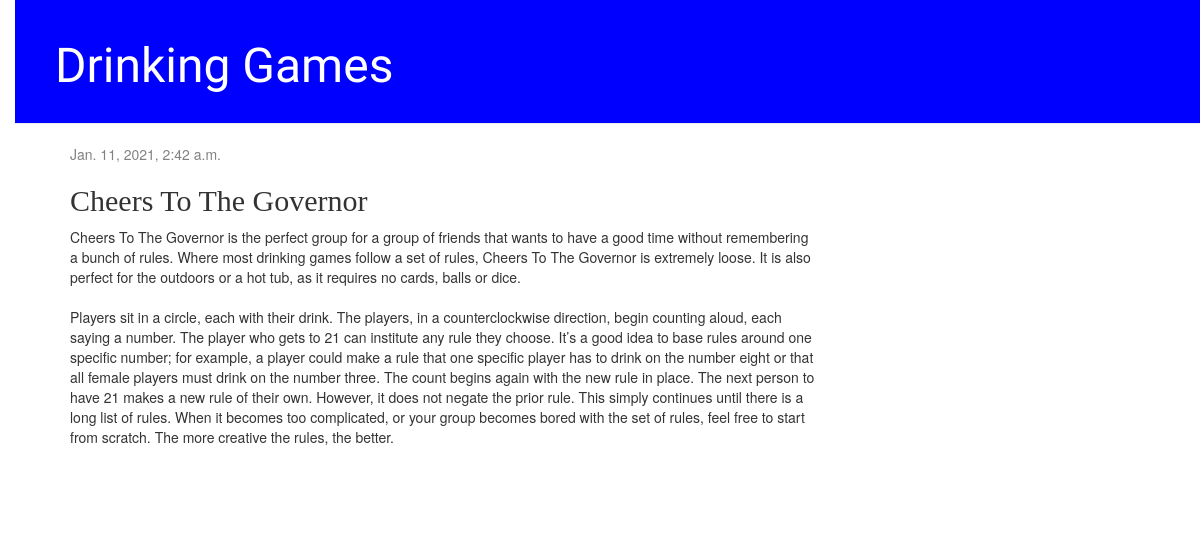
The app's page /post/2/ with its own data.
### blog/models.py (models this page shows, shortened)
class Post(models.Model):
    author = models.ForeignKey(settings.AUTH_USER_MODEL, on_delete=models.CASCADE)
    title = models.CharField(max_length=200)
    text = models.TextField()
    created_date = models.DateTimeField(default=timezone.now)
    published_date = models.DateTimeField(blank=True, null=True)

### blog/views.py (the view)
# urls.py: path('post/<int:pk>/', views.post_detail, name='post_detail'),
def post_detail(request, pk):
    post = get_object_or_404(Post, pk=pk)
    return render(request, 'blog/post_detail.html', {'post': post})

### blog/templates/blog/post_detail.html (shortened to what this page needs)
{% extends 'blog/base.html' %}
{% block content %}
    <div class="post">
        {% if post.published_date %}
            <div class="date">
                {{ post.published_date }}
            </div>
        {% endif %}
        <h2>{{ post.title }}</h2>
        <p>{{ post.text|linebreaksbr }}</p>
    </div>
{% endblock %}

### blog/static/css/blog.css (style rules this page uses)
body { padding-left: 15px; }
h1, h2, h3, h4 { font-family: 'Lobster', cursive; }
.date { color: #828282; }
.post { margin-bottom: 70px; }

### records on screen
Post: published_date "Jan. 11, 2021, 2:42 a.m.", title "Cheers To The Governor", text "Cheers To The Governor is the perfect group for a group of friends that wants to have a good time without remembering a bunch of rules. Where most drinking games follow a set of rules, Cheers To The Governor is extremely loose. It is also perfect for the outdoors or a hot tub, as it requires no cards, balls or dice. Players sit in a circle, each with their drink. The players, in a counterclockwise direction, begin counting aloud, each saying a number. The player who gets to 21 can institute any rule they choose. It’s a good idea to base rules around one specific number; for example, a player could make a rule that one specific player has to drink on the number eight or that all female…"
